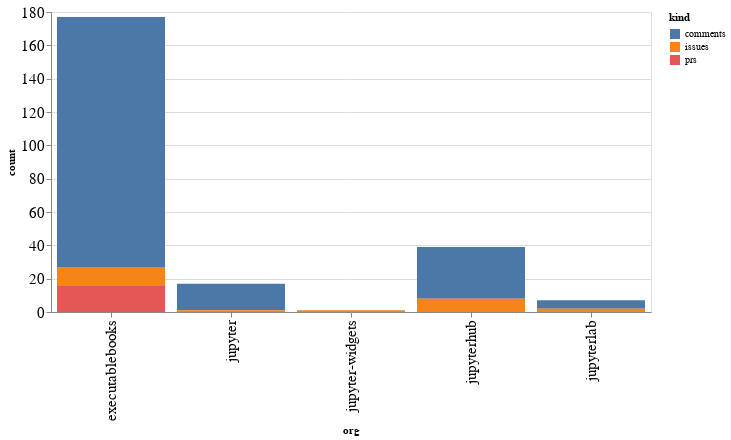

The cell this chart's notebook holds for it:
### Code cell
alt.Chart(org_summaries, width=600).mark_bar().encode(
    x='org',
    y='count',
    color='kind',
    tooltip="org"
)

### Figure 1 — Vega-Lite specification as saved in the notebook (floating-point values rounded to 4 significant figures)
{"config": {"axisLeft": {"labelFontSize": 15}, "axisBottom": {"labelFontSize": 15}}, "data": {"name": "data-629416841aacfe8089db86fff0533cd9"}, "mark": "bar", "encoding": {"color": {"type": "nominal", "field": "kind"}, "tooltip": {"type": "nominal", "field": "org"}, "x": {"type": "nominal", "field": "org"}, "y": {"type": "quantitative", "field": "count"}}, "width": 600, "$schema": "https://vega.github.io/schema/vega-lite/v4.8.1.json", "datasets": {"data-629416841aacfe8089db86fff0533cd9": [{"org": "executablebooks", "kind": "comments", "count": 150}, {"org": "executablebooks", "kind": "issues", "count": 11}, {"org": "executablebooks", "kind": "prs", "count": 16}, {"org": "jupyter", "kind": "comments", "count": 16}, {"org": "jupyter", "kind": "issues", "count": 1}, {"org": "jupyter-widgets", "kind": "issues", "count": 1}, {"org": "jupyterhub", "kind": "comments", "count": 31}, {"org": "jupyterhub", "kind": "issues", "count": 8}, {"org": "jupyterlab", "kind": "comments", "count": 5}, {"org": "jupyterlab", "kind": "issues", "count": 2}]}}
